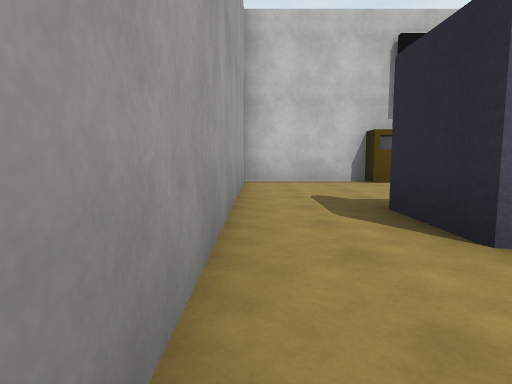
View 1 (above)

16 first-person views from a walk through a 3-D level made in the Unity game engine. The camera is 1.2 m above the floor, tilts 6° down and sees 75° across. The floor is counted in squares, 2 m on a side. Each view is taken from the middle of a square. On the plan, view 1 faces up. The plan holds only what a view shows up to about 10 squares ahead; the rest is blank. The player is left out. Some surface patterns are stand-ins.

View 2
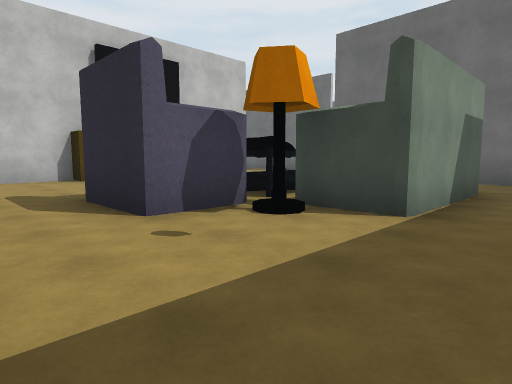

View 3
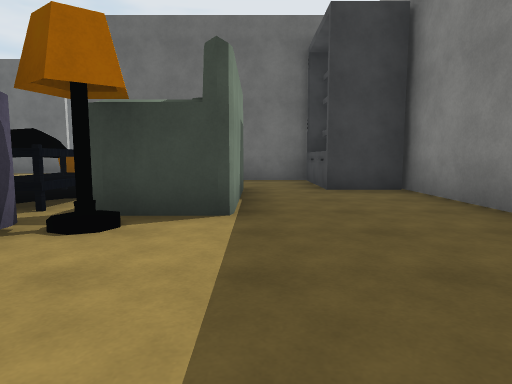

View 4
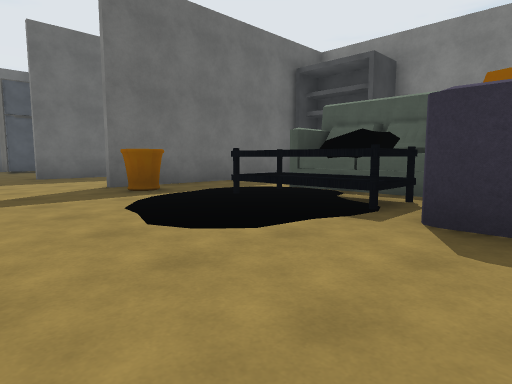

View 5
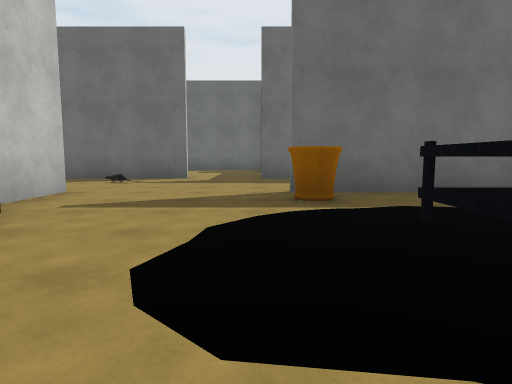

View 6
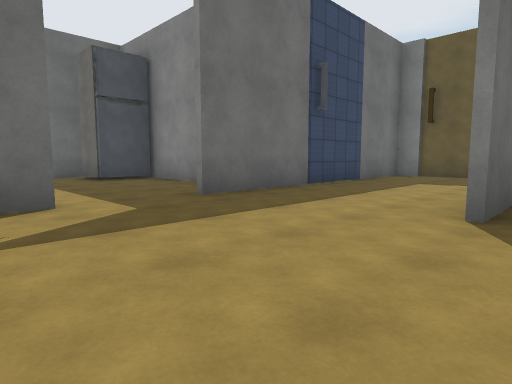

View 7
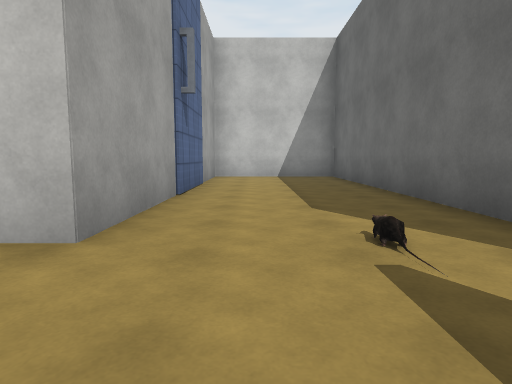

View 8
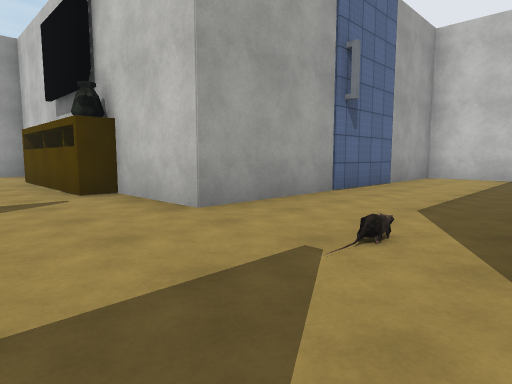

View 9
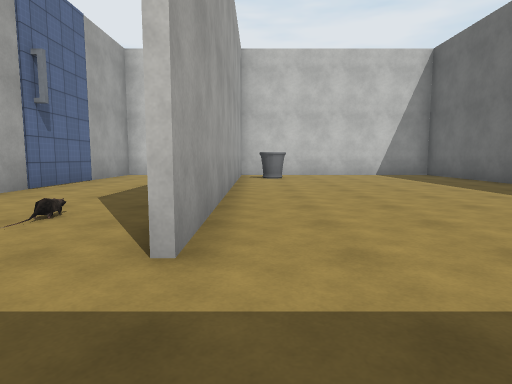

View 10
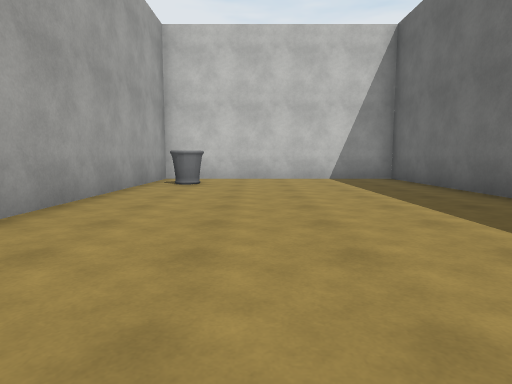

View 11
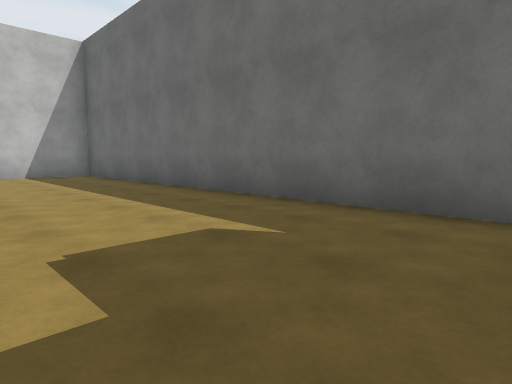

View 12
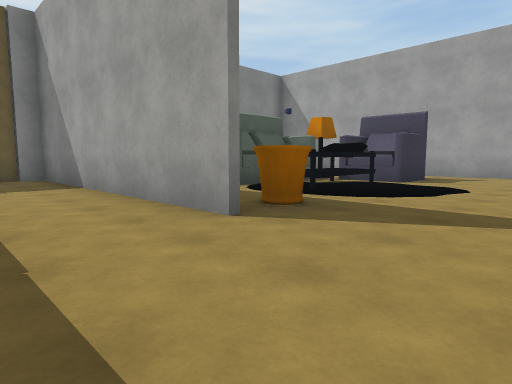

View 13
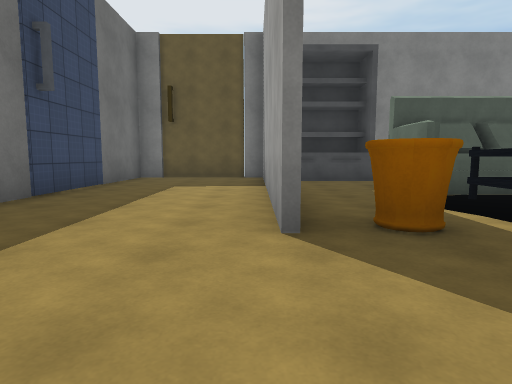

View 14
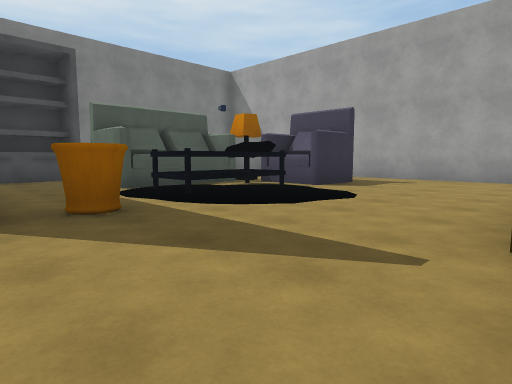

View 15
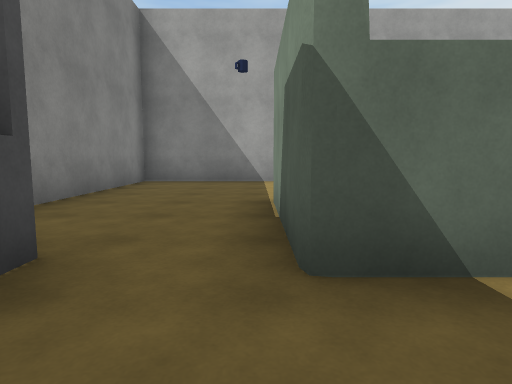

View 16
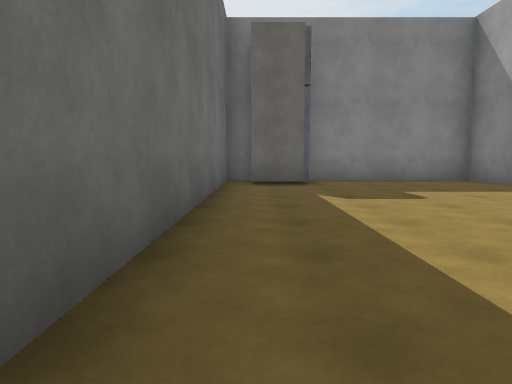

### Floor plan
Points are (right, up) in squares from view 1. A wall is a line through its corners. A room is listed if a view was taken in it or the views show most of it. See-through windows are left out.
Room 1 (views 1, 2, 3, 4, 5, 6, 7, 12, 13, 14, 15)
walls: (8.8, 4.5) (8.8, -2.8) (12.4, -2.8) (12.4, 4.9); (2.2, 8.3) (-0.3, 8.3) (-0.3, -2.8) (6.4, -2.8); (12.4, 6.9) (12.4, 16.1); (8.6, -1.4) (8.6, 4.5); (10.8, 16.2) (8.8, 16.2) (8.8, 10.4)
ways out: opening at (12, 5.5) to room 2
objects: other object (2, 2) to (3, 4); lamp (3, 1); other object (3, 8) to (6, 8); other object (4, 1) to (6, 1); pillow (4, 2) to (4, 3); table (5, 3) to (6, 3); other object (6, -2) to (8, -1); pot (8, 4)
Room 2 (views 8, 9, 10, 11, 16)
walls: (12.5, 4.9) (12.5, 3.3) (18.7, 3.3) (18.7, 16.2) (12.5, 16.2) (12.5, 6.9)
ways out: opening at (12, 5.5) to room 1
objects: pot (13, 14) to (14, 15); fridge (17, 4) to (18, 4)

Where each view was taken, in squares from view 1:
view 1: 0 up, 0 right, facing up
view 2: 1 down, 0 right, facing up-right
view 3: 0 up, 0 right, facing right
view 4: 7 up, 2 right, facing down-right
view 5: 5 up, 3 right, facing right
view 6: 8 up, 8 right, facing down-right
view 7: 6 up, 10 right, facing up
view 8: 6 up, 12 right, facing up-left
view 9: 5 up, 13 right, facing up
view 10: 7 up, 15 right, facing up
view 11: 5 up, 15 right, facing up-right
view 12: 7 up, 11 right, facing down-left
view 13: 7 up, 9 right, facing down
view 14: 8 up, 9 right, facing down-left
view 15: 0 up, 8 right, facing left
view 16: 12 up, 18 right, facing down
